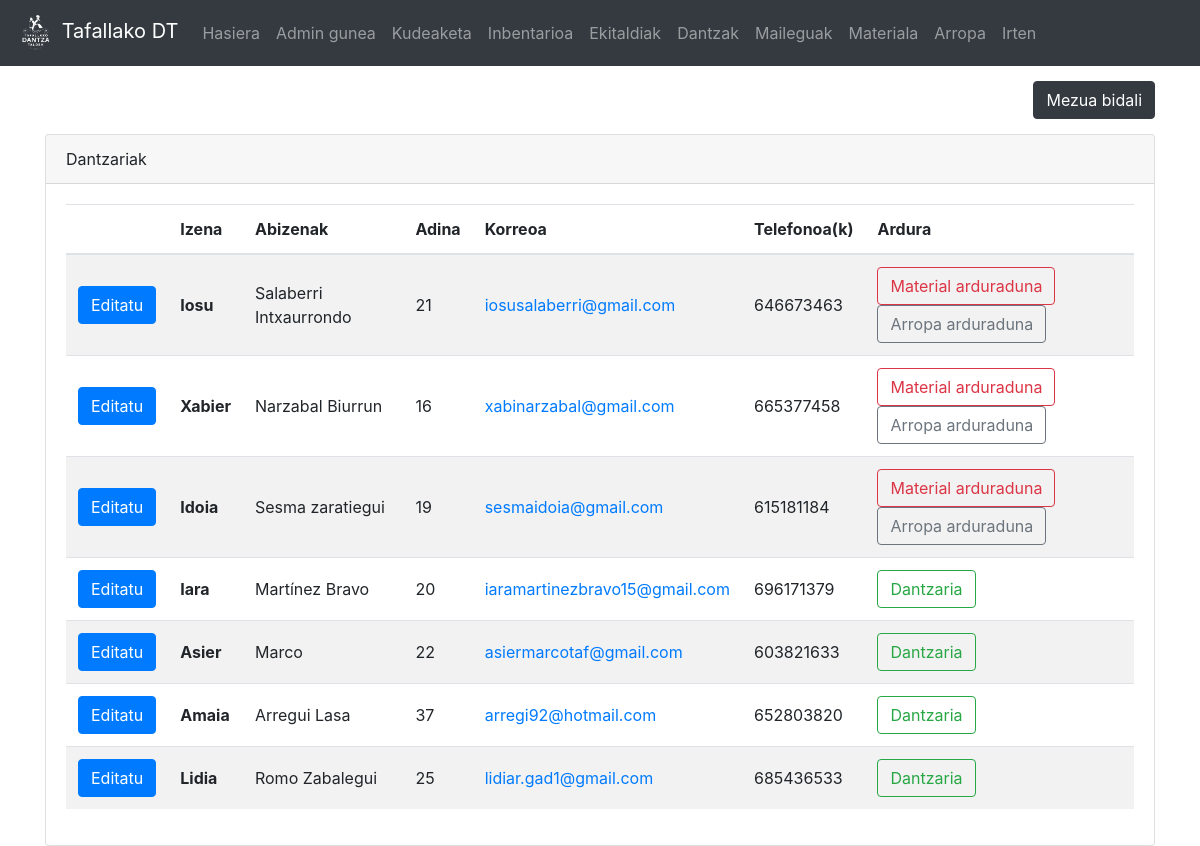
The app's page /dashboard (signed in), older data.
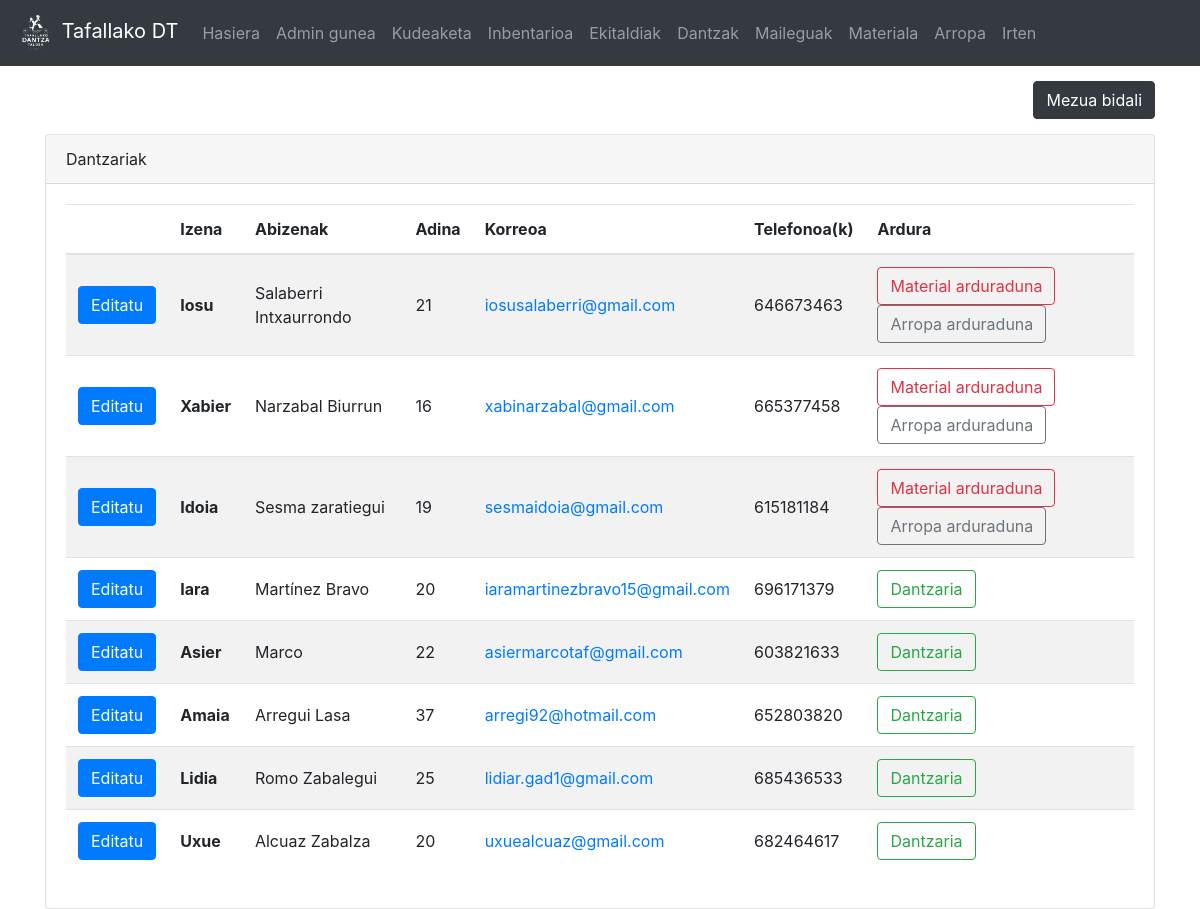
The same page, newer data.
### dantza/models.py (models this page shows, shortened)
class Dantzaria(models.Model):
	user = models.OneToOneField(User, on_delete=models.CASCADE)
	izena = models.CharField(max_length=50)
	abizenak = models.CharField(max_length=200)
	jaiotze_data = models.DateTimeField('jaiotze data')
	email = models.CharField(max_length=100)
	def adina(self):
		today = date.today()
		return today.year - self.jaiotze_data.year - ((today.month, today.day) < (self.jaiotze_data.month, self.jaiotze_data.day))
	def telefonoak(self):
		t_list = Telefono.objects.filter(dantzari=self)
		return ', '.join(str(e.zenbakia) for e in t_list)
	def is_materialArduraduna(self):
		return self.user.groups.filter(name='material_arduradunak').exists()
	def is_arropaArduraduna(self):
		return self.user.groups.filter(name='arropa_arduradunak').exists()

class Telefono(models.Model):
	zenbakia = models.IntegerField()
	dantzari = models.ForeignKey(Dantzaria, on_delete=models.CASCADE)

### dantza/views.py (the view, shortened to what this page needs)
# urls.py: path('dashboard', views.dashboard, name = 'dashboard'),
@login_required(login_url='/login')
def dashboard(request):
	dantzari_list = Dantzaria.objects.all()
	maileguak = Mailegua.objects.filter(itzulita=False)
	return render(request,'dantza/dashboard.html',{'d_list':dantzari_list, 'mail_list':maileguak, 'h_list': HARTZAILEA})

### dantza/templatetags/auth_extras.py (called while the page is built)
@register.filter(name='has_group')
def has_group(user, group_name):
    return user.groups.filter(name=group_name).exists()

### templates/dantza/dashboard.html (shortened to what this page needs)
{% extends "dantza/base.html" %}
{% block edukia %}
<div class="container">
	<div class="clearfix">
		<button style="margin-top: 15px;" type="button" class="btn btn-dark float-right" data-toggle="modal" data-target="#mezua">
		  Mezua bidali
		</button>
	</div>
	{% if request.user.is_superuser %}
	<div class="card" style="margin-top:15px">
		<div class="card-header">Dantzariak</div>
		<div class="card-body">
	{% if d_list %}
	<div class="table-responsive">
		<table class="table table-hover table-striped">
		  <thead>
			<tr>
								<th scope="col"></th>
			  <th scope="col">Izena</th>
			  <th scope="col">Abizenak</th>
			  <th scope="col">Adina</th>
			  <th scope="col">Korreoa</th>
				<th scope="col">Telefonoa(k)</th>
				<th scope="col">Ardura</th>
			</tr>
		  </thead>
		  <tbody>
		{% for d in d_list %}
			  <tr>
				  <td style="vertical-align:middle;"><a href="/dantzari/{{ d.pk }}/" class="btn btn-primary">Editatu</a></td>
				  <th scope="row" style="vertical-align:middle;">{{ d.izena }}</th>
				  <td style="vertical-align:middle;">{{ d.abizenak }}</td>
				  <td style="vertical-align:middle;">{{ d.adina }}</td>
				  <td style="vertical-align:middle;"><a href="mailto:{{ d.email }}">{{ d.email }}</a></td>
				  <td style="vertical-align:middle;">{{ d.telefonoak }}</td>
				  <td>
					  {% if not d.is_materialArduraduna and not d.is_arropaArduraduna %}
					  <div class="btn btn-outline-success">Dantzaria</div>
					  {% endif %}
					  {% if d.is_materialArduraduna %}
					  <div class="btn btn-outline-danger">Material arduraduna</div>
					  {% endif %}
					  {% if d.is_arropaArduraduna %}
					  <div class="btn btn-outline-secondary">Arropa arduraduna</div>
					  {% endif %}
				  </td>
			  </tr>
		{% endfor %}
			</tbody>
</table>
			</div>
	{% else %}
		Oraindik ez dago dantzaririk<br/>
			<small>Dantzari berriak sortzeko, saioa itxi eta erregistratu</small>
	{% endif %}
		</div>
</div>
</div>
{% endif %}
{% endblock edukia %}

### templates/dantza/base.html (shortened to what this page needs)
<!doctype html>
<html lang="en">
  <head>
    <link rel="stylesheet" href="https://stackpath.bootstrapcdn.com/bootstrap/4.3.1/css/bootstrap.min.css">
  </head>
  <body>
		<nav class="navbar navbar-expand-lg navbar-dark bg-dark">
		  <a class="navbar-brand" href="/">
			  {% load static %}
			  <img src="{% static "logo.png" %}" width="40" height="40" alt="[logo]">
			  Tafallako DT</a>
		  <div class="collapse navbar-collapse" id="navbarNavAltMarkup">
			<div class="navbar-nav">
			  <a class="nav-item nav-link" href="/">Hasiera <span class="sr-only">(current)</span></a>
				{% if request.user.is_authenticated %}
					{% if request.user.is_superuser %}
						<a class="nav-item nav-link" href="/admin" target="_blank">Admin gunea</a>
						<a class="nav-item nav-link" href="/dashboard">Kudeaketa</a>
					{% else %}
						{% load auth_extras %}
					{% endif %}
					<a class="nav-item nav-link" href="/inbentarioa">Inbentarioa</a>
					<a class="nav-item nav-link" href="/ekitaldiak">Ekitaldiak</a>
					<a class="nav-item nav-link" href="/dantzak">Dantzak</a>
					{% if request.user.is_superuser or request.user|has_group:"material_arduradunak" or request.user|has_group:"arropa_arduradunak" %}
						<a class="nav-item nav-link" href="/maileguak">Maileguak</a>
					{% endif %}
					{% if request.user|has_group:"material_arduradunak" %}
						<a class="nav-item nav-link" href="/materiala">Materiala</a>
					{% endif %}
					{% if request.user|has_group:"arropa_arduradunak" %}
						<a class="nav-item nav-link" href="/arropa">Arropa</a>
					{% endif %}
					<a class="nav-item nav-link" href="/logout">Irten</a>
				{% else %}
			  		<a class="nav-item nav-link" href="/signup">Erregistratu</a>
			  		<a class="nav-item nav-link" href="/login">Login egin</a>
				{% endif %}
			</div>
		  </div>
		</nav>
	  <div class="container-fluid">
    {% block edukia%}
	{% endblock edukia %}
	  </div>
  </body>
</html>

Row changes from the older to the newer data that the page shows:
added Dantzaria: izena "Uxue", abizenak "Alcuaz Zabalza", adina "20", email "uxuealcuaz@gmail.com", telefonoak "682464617", shows "Dantzaria"
